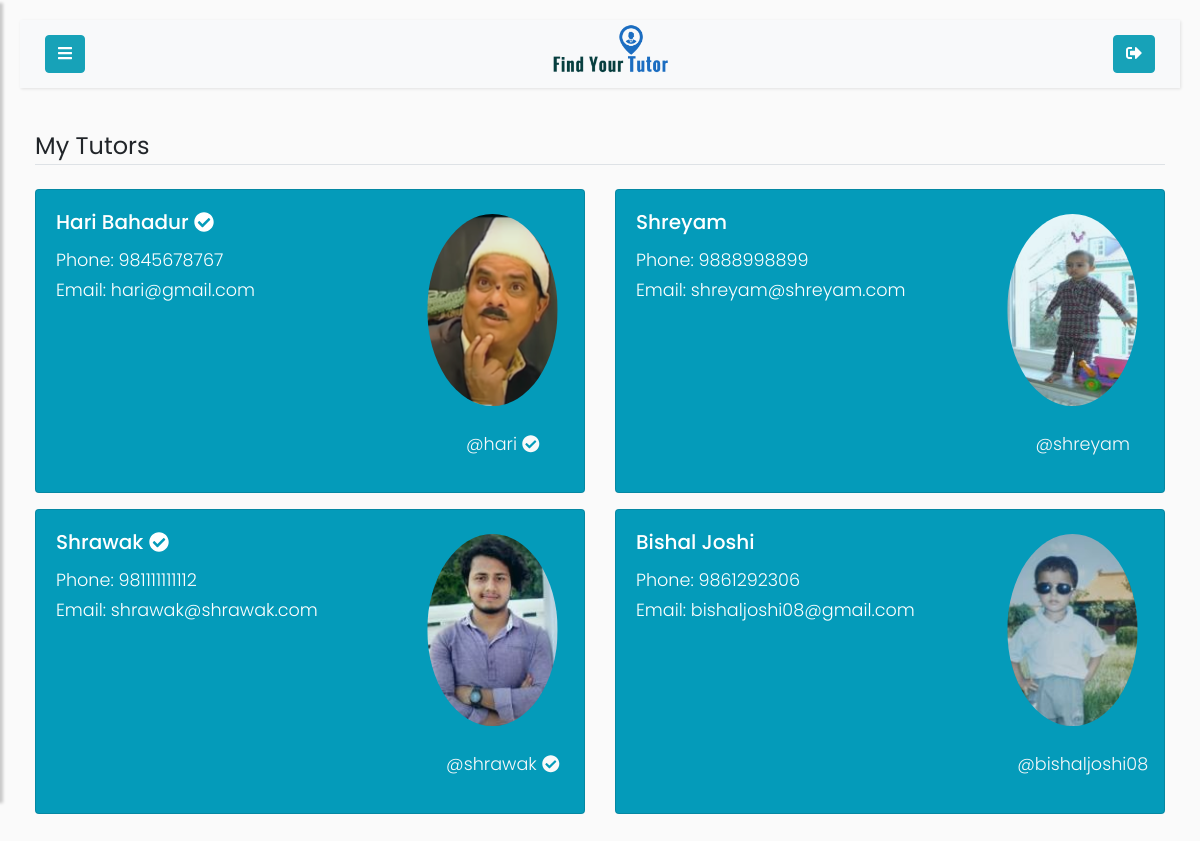
The page /student/my-tutors (signed in) on the database its author committed.
### app/models.py (models this page shows, shortened)
class User(UserMixin, db.Model):
    id = db.Column(db.Integer, primary_key=True)
    username = db.Column(db.String(64), index=True, unique=True)
    email = db.Column(db.String(64), index=True, unique=True)
    hash_password = db.Column(db.String(120))
    role = db.Column(db.String(7), index=True)
    student = db.relationship('Student', backref='base', uselist=False, cascade="all, delete")
    tutor = db.relationship('Tutor', backref='base', uselist=False, cascade="all, delete")
    location = db.relationship('Location', backref='User', uselist=False, cascade="all, delete")
    mycourse = db.relationship('Mycourse', backref='User', cascade="all, delete")
    followed = db.relationship(
        'User',secondary=followers,
        primaryjoin=(followers.c.follower_id==id),
        secondaryjoin=(followers.c.followed_id==id),
        backref=db.backref('followers', lazy='dynamic'), lazy='dynamic'
    )

class Tutor(db.Model):
    phone = db.Column(db.String(10))
    user_id = db.Column(db.Integer, db.ForeignKey('user.id'), primary_key = True,)
    full_name = db.Column(db.String(64))
    state = db.Column(db.String(64))
    district = db.Column(db.String(64))
    municipality = db.Column(db.String(64))
    ward_no = db.Column(db.Integer)
    date_of_birth = db.Column(db.String(64))
    profile_pic = db.Column(db.String(255))
    description = db.Column(db.String(250))
    account_verification_status = db.Column(db.Boolean, default=False)
    experience = db.relationship('Experience', backref='Tutor', uselist=True ,cascade="all, delete")
    qualification = db.relationship('Qualification', backref='Tutor', uselist=True ,cascade="all, delete")
    achievement = db.relationship('Achievement', backref='Tutor', uselist=True ,cascade="all, delete")

### app/routes.py (the view)
@app.route('/student/my-tutors', methods=['POST', 'GET'])
@login_required
def student_followed_tutors():
    user = User.query.filter_by(username=current_user.username).first()
    followed_tutors=user.followed.all()
    if user.username == current_user.username and not is_tutor(user):
        student = Student.query.filter_by(user_id=user.id).first()
        return render_template('my-tutors.html', profilepic= fetch_profile_pic(student), user=user, followed_tutors=followed_tutors)
    elif user.username == current_user.username and is_tutor(user):
        return redirect(url_for('tutor_followers'))

### app/models.py (called while the page is built)
@login_manager.user_loader
def load_user(id):
    return User.query.get(int(id))

### app/routes.py (called while the page is built)
def is_tutor(user):
    if user.role == 'tutor':
        return True
    elif user.role == 'student':
        return False
    elif user.role == 'admin':
        return False

def fetch_profile_pic(user_obj):
    try:
        pic_name_from_db = getattr(user_obj, 'profile_pic')
        picture_path = os.path.join(app.root_path, 'static/profile_pics')
        if pic_name_from_db in os.listdir(picture_path):
            profile_pic = url_for('static',filename='profile_pics/' + pic_name_from_db)
            return profile_pic
        return fetch_default_profile_pic(user_obj)
    except:
        return fetch_default_profile_pic(user_obj)

### app/templates/my-tutors.html (shortened to what this page needs)
{% extends 'student.html' %}
{% block content %}
    <div class="container-fluid">
        <legend class="border-bottom mb-4">My Tutors</legend>
        <div class="row equal">
            {% for followed_tutor in followed_tutors %}
                <div class="col-md-6 mb-3 ">
                    <div class="card h-100" >
                        <div class="row flex-column-reverse flex-sm-row">
                            <div class="col-md-8" ">
                                <div class="card-body">
                                    <h5 class="card-title" >
                                        <a href="{{ url_for('profile', username=followed_tutor.username) }}">
                                            {{ followed_tutor.tutor.full_name or 'N/A'}}
                                        </a>
                                        {% if followed_tutor.role=="tutor" and followed_tutor.tutor.account_verification_status %}
                                                    <i class="fas fa-check-circle"></i>
                                        {% endif %}
                                    </h5>
                                    <p class="card-text">
                                        Phone: {{ followed_tutor.tutor.phone or 'n/a'}}
                                        <br>
                                        Email:
                                        {{ followed_tutor.email or 'n/a'}}
                                    </p>
                                </div>
                            </div>
                            <div class="col-md-4 img-responsive mx-auto d-block" style="margin:auto;text-align:center">
                                {% if followed_tutor.tutor.profile_pic %}
                                <a href="{{ url_for('profile', username=followed_tutor.username)}}" data-toggle="tooltip" title="Click here!">
                                      <img src="{{url_for('static',filename='profile_pics/'+followed_tutor.tutor.profile_pic)}}" class="img-responsive rounded-circle img-fluid mx-auto d-block" id="tutor_profile_pic" >
                                </a>
                                {% else %}
                                <a href="{{ url_for('profile', username=followed_tutor.username)}}" data-toggle="tooltip" title="Click here!">
                                    <img src="{{url_for('static',filename='profile_pics/tutor.jpg')}}" class="img-responsive rounded-circle img-fluid mx-auto d-block" id="tutor_profile_pic" >
                                </a>
                                {% endif %}
                                <p class="text-light">
                                    @{{ followed_tutor.username }}
                                    {% if followed_tutor.role=="tutor" and followed_tutor.tutor.account_verification_status %}
                                        <i class="fas fa-check-circle"></i>
                                    {% endif %}
                                </p>
                            </div>
                        </div>
                    </div>
                </div>
            {% endfor %}
        </div>
    </div>
{% endblock %}

### rows shown on the page
User: tutor "Hari Bahadur", role "tutor" (drawn), tutor "9845678767", email "hari@gmail.com", profile_pic (picture), username "hari"
User: tutor "Shreyam", tutor "9888998899", email "shreyam@shreyam.com", profile_pic (picture), username "shreyam"
User: tutor "Shrawak", role "tutor" (drawn), tutor "981111111112", email "shrawak@shrawak.com", profile_pic (picture), username "shrawak"
User: tutor "Bishal Joshi", tutor "9861292306", email "bishaljoshi08@gmail.com", profile_pic (picture), username "bishaljoshi08"
